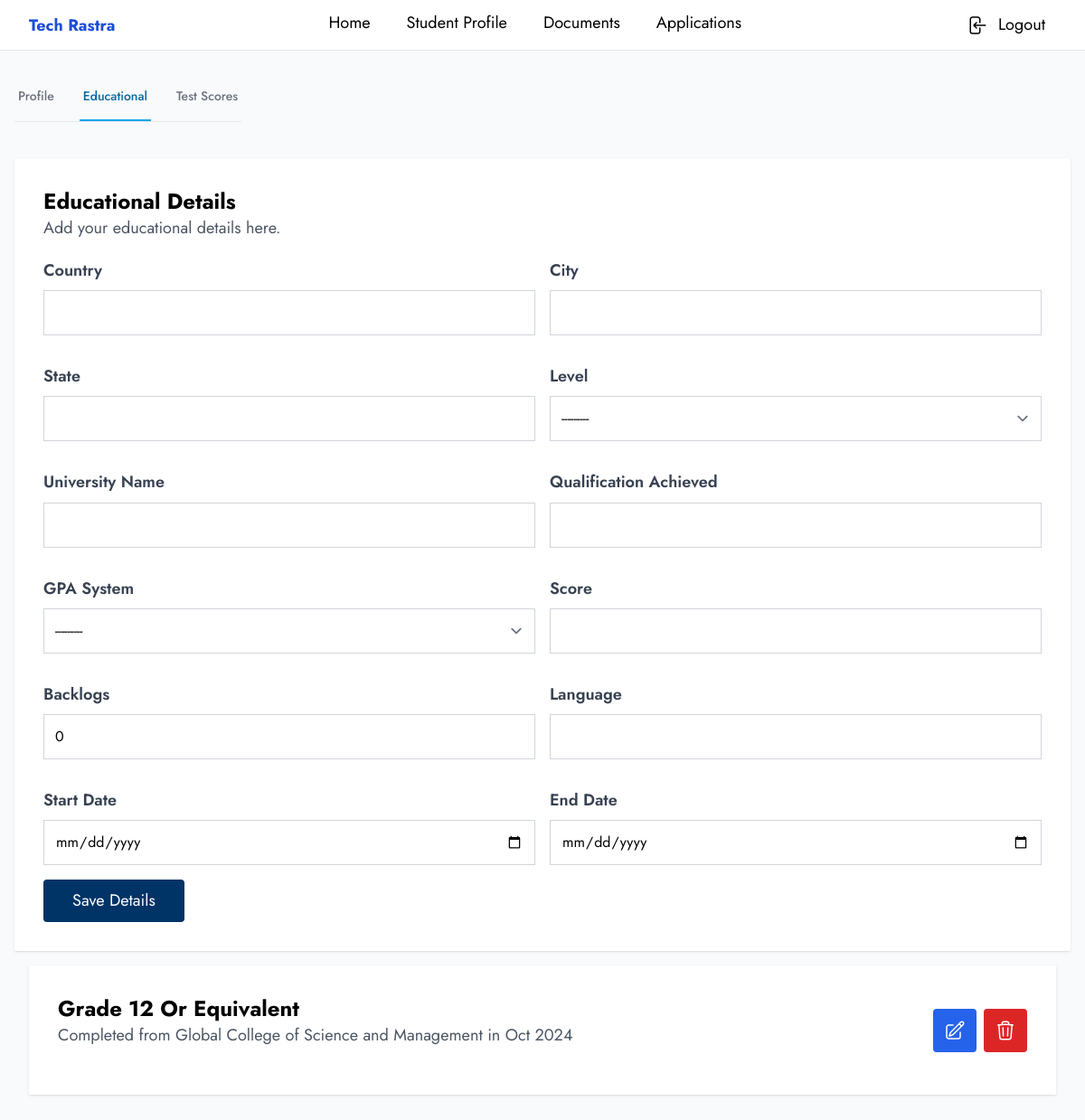
/student/profile/education (signed in), run on the app's committed database.
### users/models.py (models this page shows, shortened)
class Consultancy(models.Model):
    STATUS_CHOICES = (
        ("pending", "Pending"),
        ("approved", "Approved"),
        ("rejected", "Rejected"),
    )
    STATE_CHOICES = (
        ("Province 1", "Province 1"),
        ("Province 2", "Province 2"),
        ("Bagmati", "Bagmati"),
        ("Gandaki", "Gandaki"),
        ("Lumbini", "Lumbini"),
        ("Karnali", "Karnali"),
        ("Sudurpashchim", "Sudurpashchim"),
    )
    name = models.CharField(max_length=255, unique=True)
    company_email = models.EmailField(max_length=255, unique=True)
    user = models.OneToOneField(
        User,
        on_delete=models.CASCADE,
    )
    slug = models.SlugField(max_length=255, unique=True, blank=True)
    logo = models.ImageField(upload_to="consultancy", null=True, blank=True)
    website = models.URLField(max_length=255, null=True, blank=True)
    address = models.CharField(max_length=255)
    city = models.CharField(max_length=100)
    zip_code = models.CharField(max_length=10)
    state = models.CharField(max_length=100, choices=STATE_CHOICES)
    country = models.CharField(max_length=100)
    phone = models.CharField(max_length=15)
    whatsapp = models.CharField(max_length=15, null=True, blank=True)
    status = models.CharField(max_length=100, choices=STATUS_CHOICES, default="pending")
    created_at = models.DateTimeField(default=timezone.now)
    updated_at = models.DateTimeField(default=timezone.now)
    class Meta:
        db_table = "consultancy"
        verbose_name_plural = "Consultancies"

### student/models.py (models this page shows, shortened)
class Education(models.Model):
    LEVEL_CHOICES = (
        ("grade 12 or equivalent", "Grade 12 or equivalent"),
        ("undergraduate", "Undergraduate"),
        ("postgraduate", "Postgraduate"),
    )
    GPA_SYSTEM_CHOICES = (
        ("4.0", "4.0"),
        ("5.0", "5.0"),
        ("7.0", "7.0"),
        ("10.0", "10.0"),
        ("100.0", "100.0"),
    )
    country = models.CharField(max_length=100)
    city = models.CharField(max_length=100)
    state = models.CharField(max_length=100)
    level = models.CharField(max_length=50, choices=LEVEL_CHOICES)
    university_name = models.CharField(max_length=255)
    qualification_achieved = models.CharField(max_length=255)
    gpa_system = models.CharField(max_length=10, choices=GPA_SYSTEM_CHOICES)
    score = models.DecimalField(max_digits=5, decimal_places=2)
    backlogs = models.PositiveIntegerField(null=True, blank=True, default=0)
    language = models.CharField(max_length=100)
    start_date = models.DateField()
    end_date = models.DateField()
    user = models.ForeignKey(User, on_delete=models.CASCADE, related_name="education")
    created_at = models.DateTimeField(auto_now_add=True)
    updated_at = models.DateTimeField(auto_now=True)
    class Meta:
        db_table = "education"
        verbose_name_plural = "Education"

### student/views.py (the view)
@login_required(login_url="login")
def educational(request):
    if request.user.role != "student":
        messages.error(request, "You are not authorized to view this page.")
        return redirect("error")
    form = EducationForm(request.POST or None)
    educations = Education.objects.filter(user=request.user).values(
        "level", "university_name", "end_date", "id"
    )
    if request.method == "POST" and form.is_valid():
        Education.objects.create(user=request.user, **form.cleaned_data)
        messages.success(request, "Education details updated successfully.")
    context = {"form": form, "educations": educations}
    return render(request, "student/educational.html", context)

### users/context.py (called while the page is built)
def consultancy(request):
    is_profile_complete = False
    if request.user.is_authenticated:
        if request.user.role == "consultancy":
            consultancy = request.user.role == "consultancy"
            is_profile_complete = Consultancy.objects.filter(user=request.user).exists()
            return {
                "consultancy": consultancy,
                "is_profile_complete": is_profile_complete,
            }
        elif request.user.role == "student":
            consultancy = request.user.associated_with
            return {
                "student_consultancy": consultancy,
            }
    return {
        "consultancy": None,
        "is_profile_complete": False,
        "student_consultancy": None,
    }

### templates/student/educational.html (shortened to what this page needs)
{% extends 'base/profile_base.html' %}
{% block content %}
<div class="px-4 container mx-auto my-4">
    <div class="my-10">
        <div class="mt-8">
            {% include 'common/profile_tabs.html' %}
        </div>
    </div>
    <div class="bg-white w-full shadow p-5 md:p-8">
        <div class="mb-5">
            <h1 class="text-2xl font-bold">Educational Details</h1>
            <p class="text-gray-600">
                Add your educational details here.
            </p>
        </div>
        <form method="POST" enctype="multipart/form-data" novalidate>
            <div class="grid grid-cols-1 md:grid-cols-2 xl:grid-cols-3 gap-4">
                {% for field in form %}
                <div class="mb-4">
                    <label for="{{ field.id_for_label }}" class="block text-gray-700 font-semibold mb-2">
                        {{ field.label }}
                    </label>
                    {{ field }}
                </div>
                {% endfor %}
            </div>
            <button type="submit" class="btn__primary">Save Details</button>
        </form>
    </div>
</div>
<div class="container mx-auto mb-4 md:mb-8">
    {% for edu in educations %}
    <div class="bg-white w-full shadow p-5 md:p-8 flex flex-col md:flex-row md:items-center justify-between">
        <div class="mb-5">
            <h1 class="text-lg md:text-2xl font-bold capitalize">{{edu.level}}</h1>
            <p class="text-gray-600">
                Completed from {{edu.university_name}} in {{edu.end_date | date:"M Y"}}
            </p>
        </div>
        <div class="flex gap-2 justify-start md:justify-center">
            <a href="{% url 'edit_education' edu.id %}" class="text-white cursor-pointer bg-blue-600 p-3 rounded">
            </a>
            <form action="{% url 'delete_education' edu.id %}" method="post" class="delete-form">
                <button type="button" class="text-white cursor-pointer bg-red-600 p-3 rounded delete-btn">
                </button>
            </form>
        </div>
    </div>
    {% endfor %}
</div>
{% endblock %}

### templates/common/profile_navbar.html (shortened to what this page needs)
<header class="bg-white shadow-xl border-b">
    <nav class="px-4 md:container md:mx-auto flex items-center justify-between">
        <div><span class="text-lg font-bold text-blue-700">{{student_consultancy.name}}</span></div>
        <div class="hidden md:flex justify-center gap-10">
            <a href="{% url 'student_home' %}"
                class="cursor-pointer py-3 border-b-4 {% if request.resolver_match.url_name == 'student_home' %} border-b-blue-700  {% else %} border-b-white {% endif %}">
                Home</a>
            <a href="{% url 'student_profile' %}"
                class="cursor-pointer py-3 border-b-4 {% if request.resolver_match.url_name == 'student_profile' %} border-b-blue-700  {% else %} border-b-white {% endif %}">
                Student Profile</a>
            <a href="{% url 'student_documents' %}"
                class="cursor-pointer py-3 border-b-4 {% if request.resolver_match.url_name == 'student_documents' %} border-b-blue-700  {% else %} border-b-white {% endif %}">
                Documents</a>
            <a href="{% url 'student_applications' %}"
                class="cursor-pointer py-3 border-b-4 {% if request.resolver_match.url_name == 'student_applications' %} border-b-blue-700  {% else %} border-b-white {% endif %}">
                Applications</a>
        </div>
        <div>
            <div>
                <a href="{% url 'logout' %}" class="flex items-center gap-3 p-3">
                    <span class="hidden md:inline">Logout</span>
                </a>
            </div>
        </div>
    </nav>
</header>

### data on the page
Consultancy: name "Tech Rastra"
Education: level "Grade 12 Or Equivalent", university_name "Global College of Science and Management", end_date "Oct 2024"

### other printed values
{{ field.label }} "Country" "City" "State" "Level" "University Name" "Qualification Achieved" "GPA System" "Score" "Backlogs" "Language" "Start Date" "End Date"
